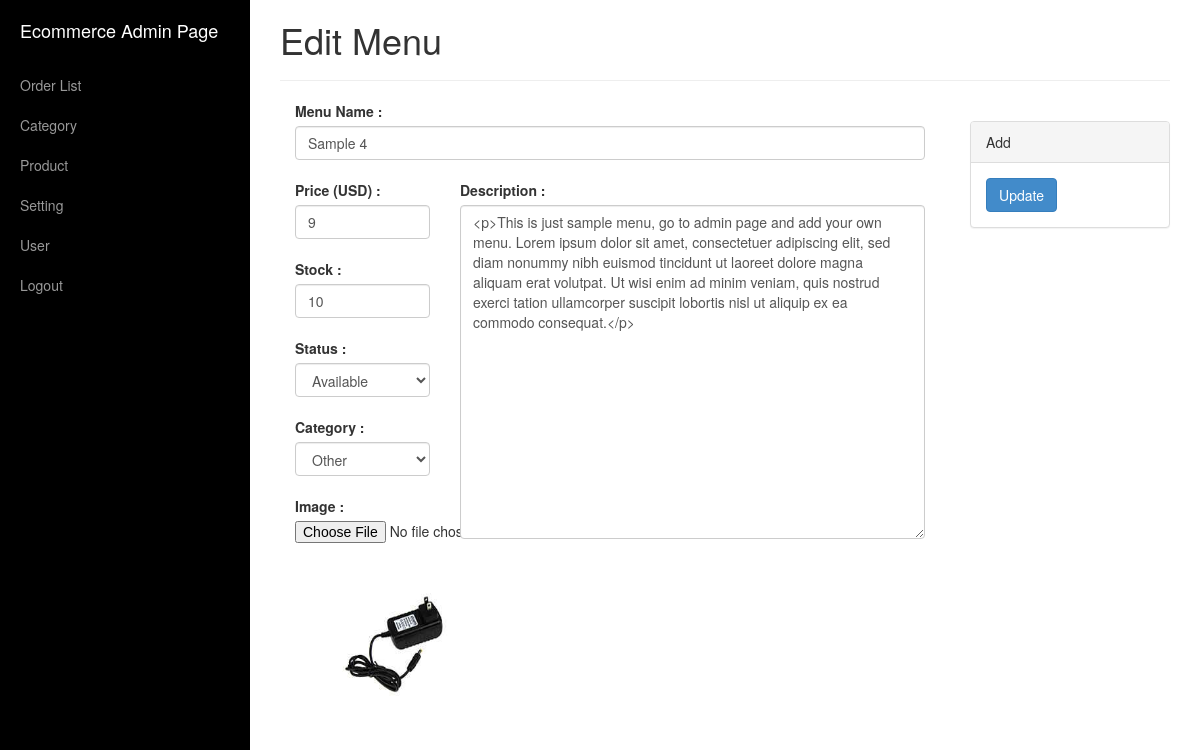
/edit-menu.php?id=23 (signed in), run on the app's committed database.
### tables this page shows
CREATE TABLE IF NOT EXISTS `tbl_menu` (
  `Menu_ID` int(11) NOT NULL AUTO_INCREMENT,
  `Menu_name` varchar(50) NOT NULL,
  `Category_ID` int(11) NOT NULL,
  `Price` double NOT NULL,
  `Serve_for` varchar(45) NOT NULL,
  `Menu_image` text NOT NULL,
  `Description` text NOT NULL,
  `Quantity` int(11) NOT NULL,
  PRIMARY KEY (`Menu_ID`)
);

CREATE TABLE IF NOT EXISTS `tbl_setting` (
  `Variable` varchar(20) NOT NULL,
  `Value` varchar(5) NOT NULL
);

### public/edit-menu-form.php (the view, shortened to what this page needs)
<?php
	include_once('includes/connect_database.php');
?>
<div id="content" class="container col-md-12">
	<?php
		if(isset($_GET['id'])){
			$ID = $_GET['id'];
		}else{
			$ID = "";
		}
		$category_data = array();
		$sql_query = "SELECT Category_ID, Category_name
				FROM tbl_category
				ORDER BY Category_ID ASC";
		$stmt_category = $connect->stmt_init();
		if($stmt_category->prepare($sql_query)) {
			$stmt_category->execute();
			$stmt_category->store_result();
			$stmt_category->bind_result($category_data['Category_ID'],
				$category_data['Category_name']
				);
		}
		$sql_query = "SELECT Value
				FROM tbl_setting
				WHERE Variable = 'Currency'";
		$stmt = $connect->stmt_init();
		if($stmt->prepare($sql_query)) {
			$stmt->execute();
			$stmt->store_result();
			$stmt->bind_result($currency);
		}
		$data = array();
		$sql_query = "SELECT * FROM tbl_menu WHERE Menu_ID = ?";
		$stmt = $connect->stmt_init();
		if($stmt->prepare($sql_query)) {
			$stmt->bind_param('s', $ID);
			$stmt->execute();
			$stmt->store_result();
			$stmt->bind_result($data['Menu_ID'],
					$data['Menu_name'],
					$data['Category_ID'],
					$data['Price'],
					$data['Serve_for'],
					$data['Menu_image'],
					$data['Description'],
					$data['Quantity']
					);
		}
	?>
	<div class="col-md-12">
	<h1>Edit Menu <?php echo isset($error['update_data']) ? $error['update_data'] : '';?></h1>
	<hr />
	</div>
	<form method="post" enctype="multipart/form-data">
	<div class="col-md-9">
		<div class="col-md-12">
			<label>Menu Name :</label><?php echo isset($error['menu_name']) ? $error['menu_name'] : '';?>
			<input type="text" name="menu_name" class="form-control" value="<?php echo $data['Menu_name']; ?>"/>
		</div>
		<div class="col-md-3">
	    <br>
	    <label>Price (<?php echo $currency;?>) :</label><?php echo isset($error['price']) ? $error['price'] : '';?>
		<input type="text" name="price" class="form-control" value="<?php echo $data['Price'];?>"/>
		<br/>
		<label>Stock :</label><?php echo isset($error['quantity']) ? $error['quantity'] : '';?>
		<input type="text" name="quantity" class="form-control" value="<?php echo $data['Quantity'];?>"/>
		<br/>
	    <label>Status :</label><?php echo isset($error['serve_for']) ? $error['serve_for'] : '';?>
		<select name="serve_for" class="form-control">
			<option>Available</option>
		</select>
		<br/>
	    <label>Category :</label><?php echo isset($error['category_ID']) ? $error['category_ID'] : '';?>
		<select name="category_ID" class="form-control">
			<?php while($stmt_category->fetch()){
				if($category_data['Category_ID'] == $data['Category_ID']){?>
					<option value="<?php echo $category_data['Category_ID']; ?>" selected="<?php echo $data['Category_ID']; ?>" ><?php echo $category_data['Category_name']; ?></option>
				<?php }else{ ?>
					<option value="<?php echo $category_data['Category_ID']; ?>" ><?php echo $category_data['Category_name']; ?></option>
				<?php }} ?>
		</select>
	    <br/>
		<label>Image :</label><?php echo isset($error['menu_image']) ? $error['menu_image'] : '';?>
		<input type="file" name="menu_image" id="menu_image"/><br />
		<img src="<?php echo $data['Menu_image']; ?>" width="210" height="160"/>
		</div>
		<div class="col-md-9">
		<br>
		<label>Description :</label><?php echo isset($error['description']) ? $error['description'] : '';?>
		<textarea name="description" id="description" class="form-control" rows="16"><?php echo $data['Description']; ?></textarea>
		</div>
	</div>
	<div class="col-md-3">
	<br/>
		<div class="panel panel-default">
			<div class="panel-heading">Add</div>
				<div class="panel-body">
					<input type="submit" class="btn-primary btn" value="Update" name="btnEdit" />
				</div>
		</div>
	</div>
	</form>
</div>

### data on the page
tbl_menu: menu_name "Sample 4", price "9", quantity "10", Menu_image (picture), description "<p>This is just sample menu, go to admin page and add your own menu. Lorem ipsum dolor sit amet, consectetuer adipiscing elit, sed diam nonummy nibh euismod tincidunt ut laoreet dolore magna aliquam erat volutpat. Ut wisi enim ad minim veniam, quis nostrud exerci tation ullamcorper suscipit lobortis nisl ut aliquip ex ea commodo consequat.</p>"
tbl_setting: Value "USD"

### other printed values
form field category_ID "Other"
